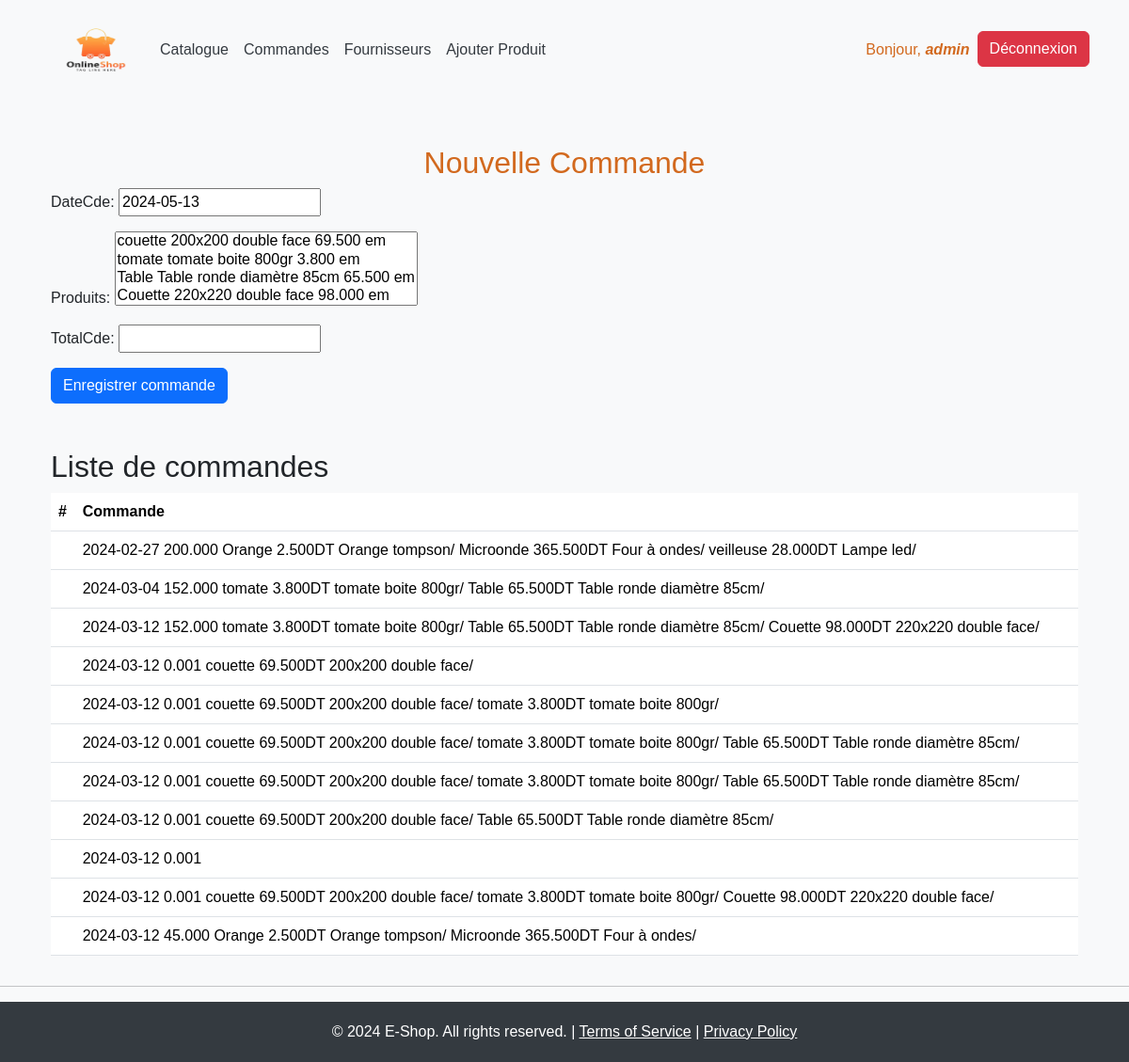
Screenshot of /magasin/commande/ (signed in) with the database file from the repository.
### magasin/models.py (models this page shows, shortened)
class Commande(models.Model):
    dateCde = models.DateField(null = True, default = date.today)
    produits = models.ManyToManyField('Produit')
    totalCde = models.DecimalField(max_digits = 10, decimal_places = 3)
    def __str__(self):
        affichage = str(self.dateCde)+" "+str(self.totalCde)
        for produit in self.produits.all():
            affichage += ' '+produit.libelle+' '+str(produit.prix)+'DT' +' '+produit.description+'/'
        return affichage

class Produit(models.Model):
    type_choices = [('fr','frais'), ('cs','conserver'), ('em','emballé')]
    libelle = models.CharField(max_length=100)
    description = models.TextField()
    prix = models.DecimalField(max_digits=10,decimal_places=3)
    type = models.CharField(max_length=2, choices=type_choices, default='em')
    img = models.ImageField(blank=True)
    catégorie = models.ForeignKey(Categorie, on_delete=models.CASCADE, null=True)
    fournisseur = models.ForeignKey(Fournisseur, on_delete=models.CASCADE, null=True)
    def __str__(self):
        return self.libelle+' '+self.description+' '+str(self.prix)+' '+self.type

### magasin/views.py (the view)
# urls.py: path('commande/', views.commande, name='commande'),
@login_required
def commande(request):
    if( request.method == "POST" ):
        form = CommandeForm(request.POST, request.FILES)
        if( form.is_valid() ):
            form.save()
            return redirect('/magasin')
    else:
        form = CommandeForm()
    commandes = Commande.objects.all()
    return render(request, 'magasin/commande.html', {'form':form, 'commandes':commandes})

### magasin/forms.py
class CommandeForm(ModelForm):
    class Meta:
        model = Commande
        fields = "__all__"

### magasin/templates/magasin/commande.html (shortened to what this page needs)
{% extends 'base.html' %}
{% block content %}
<div class="container mt-5">
    <div class="row">
        <div class="col-md-12 text-center">
            <h2 style="color: chocolate;">Nouvelle Commande</h2>
        </div>
    </div>
    <form method="POST" class="post-form">
        <div class="mb-3">
            <div class="form-group">
                {{ form.as_p }}
            </div>
        </div>
        <button type="submit" class="btn btn-primary">Enregistrer commande</button>
    </form>
    <div class="row mt-5">
        <div class="col-md-12">
            <h2>Liste de commandes</h2>
            <table class="table">
                <thead>
                    <tr>
                        <th>#</th>
                        <th>Commande</th>
                    </tr>
                </thead>
                <tbody>
                    {% for commande in commandes %}
                        <tr>
                            <td>{{ loop.index }}</td>
                            <td>{{ commande }}</td>
                        </tr>
                    {% endfor %}
                </tbody>
            </table>
        </div>
    </div>
</div>
{% endblock %}

### templates/base.html (shortened to what this page needs)
{% load static %}
<!DOCTYPE html>
<html lang="en">
<head>
    <link rel="stylesheet" href="{% static 'css/base.css' %}">
    <link href="https://cdn.jsdelivr.net/npm/bootstrap@5.3.3/dist/css/bootstrap.min.css" rel="stylesheet">
</head>
<body>
    <nav class="navbar navbar-expand-lg navbar-light bg-light">
        <div class="container">
          <a class="nav-link" href="{% url 'index' %}"> <img src="{% static 'img/logo.png' %}" alt="logo" style="width: 120px;height: 90px;"> </a>
            <div class="collapse navbar-collapse" id="navbarSupportedContent">
                <ul class="navbar-nav me-auto mb-2 mb-lg-0">
                    <li class="nav-item">
                        <a class="nav-link" href="{% url 'index' %}">Catalogue</a>
                    </li>
                    {% if user.is_authenticated %}
                    <li class="nav-item">
                        <a class="nav-link" href="{% url 'commande' %}">Commandes</a>
                    </li>
                    <li class="nav-item">
                        <a class="nav-link" href="{% url 'nouvFour' %}">Fournisseurs</a>
                    </li>
                    <li class="nav-item">
                      <a class="nav-link" href="{% url 'ajoutProduit' %}">Ajouter Produit</a>
                  </li>
                    {% endif %}
                </ul>
                <ul class="navbar-nav ml-auto">
                    {% if user.is_authenticated %}
                        <li class="nav-item">
                            <span class="nav-link" style="color: chocolate;">Bonjour, <b><i>{{ user }}</i></b></span>
                        </li>
                        <li class="nav-item">
                            <form method="post" action="{% url 'logout' %}">
                                <button class="btn btn-danger" type="submit">Déconnexion</button>
                            </form>
                        </li>
                    {% endif %}
                </ul>
            </div>
        </div>
    </nav>
    <div class="container mt-5">
        {% block content %} {% endblock %}
    </div>
    <hr>
<center>
    <footer  style="color: white;">
        &copy; 2024 E-Shop. All rights reserved. | <a href="#">Terms of Service</a> | <a href="#">Privacy Policy</a>
    </footer>
  </center>
</body>
</html>

### templates/base.html (style rules this page uses)
body { font-family: Arial, sans-serif; background-color: #f8f9fa; }
.navbar-nav .nav-link { color: #343a40; }
footer { background-color: #343a40; color: #ffffff; padding: 20px 0; }
footer a { color: #ffffff; }

### rows the page displays
Commande: dateCde+totalCde+id "2024-02-27 200.000 Orange 2.500DT Orange tompson/ Microonde 365.500DT Four à ondes/ veilleuse 28.000DT Lampe led/"
Commande: dateCde+totalCde+id "2024-03-04 152.000 tomate 3.800DT tomate boite 800gr/ Table 65.500DT Table ronde diamètre 85cm/"
Commande: dateCde+totalCde+id "2024-03-12 152.000 tomate 3.800DT tomate boite 800gr/ Table 65.500DT Table ronde diamètre 85cm/ Couette 98.000DT 220x220 double face/"
Commande: dateCde+totalCde+id "2024-03-12 0.001 couette 69.500DT 200x200 double face/"
Commande: dateCde+totalCde+id "2024-03-12 0.001 couette 69.500DT 200x200 double face/ tomate 3.800DT tomate boite 800gr/"
Commande: dateCde+totalCde+id "2024-03-12 0.001 couette 69.500DT 200x200 double face/ tomate 3.800DT tomate boite 800gr/ Table 65.500DT Table ronde diamètre 85cm/"
Commande: dateCde+totalCde+id "2024-03-12 0.001 couette 69.500DT 200x200 double face/ tomate 3.800DT tomate boite 800gr/ Table 65.500DT Table ronde diamètre 85cm/"
Commande: dateCde+totalCde+id "2024-03-12 0.001 couette 69.500DT 200x200 double face/ Table 65.500DT Table ronde diamètre 85cm/"
Commande: dateCde+totalCde+id "2024-03-12 0.001"
Commande: dateCde+totalCde+id "2024-03-12 0.001 couette 69.500DT 200x200 double face/ tomate 3.800DT tomate boite 800gr/ Couette 98.000DT 220x220 double face/"
Commande: dateCde+totalCde+id "2024-03-12 45.000 Orange 2.500DT Orange tompson/ Microonde 365.500DT Four à ondes/"

### other values shown
{{ user }} "admin"
